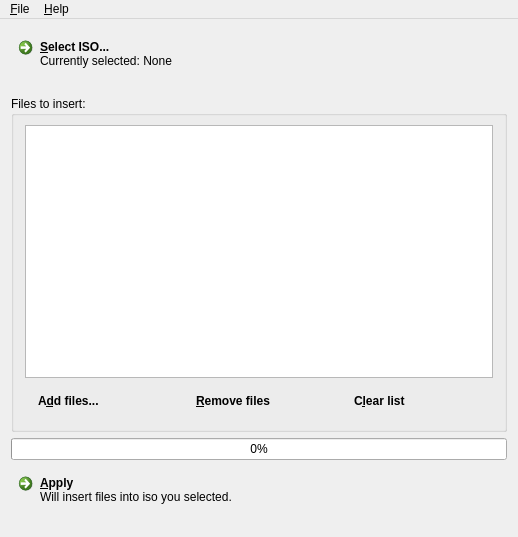
<?xml version="1.0" encoding="UTF-8"?>
<ui version="4.0">
 <class>MainWindow</class>
 <widget class="QMainWindow" name="MainWindow">
  <property name="geometry">
   <rect>
    <x>0</x>
    <y>0</y>
    <width>512</width>
    <height>537</height>
   </rect>
  </property>
  <property name="acceptDrops">
   <bool>true</bool>
  </property>
  <property name="windowTitle">
   <string>THE iDOLM@STER SP Patcher</string>
  </property>
  <property name="windowIcon">
   <iconset resource="resource.qrc">
    <normaloff>:/icons/imas.ico</normaloff>:/icons/imas.ico</iconset>
  </property>
  <property name="unifiedTitleAndToolBarOnMac">
   <bool>false</bool>
  </property>
  <widget class="QWidget" name="centralWidget">
   <layout class="QVBoxLayout" name="verticalLayout">
    <item>
     <widget class="QCommandLinkButton" name="selectIsoButton">
      <property name="sizePolicy">
       <sizepolicy hsizetype="Preferred" vsizetype="Expanding">
        <horstretch>0</horstretch>
        <verstretch>0</verstretch>
       </sizepolicy>
      </property>
      <property name="maximumSize">
       <size>
        <width>16777215</width>
        <height>60</height>
       </size>
      </property>
      <property name="text">
       <string>&amp;Select ISO...</string>
      </property>
      <property name="icon">
       <iconset resource="resource.qrc">
        <normaloff>:/icons/icons/500px-UMD.svg.png</normaloff>:/icons/icons/500px-UMD.svg.png</iconset>
      </property>
      <property name="iconSize">
       <size>
        <width>48</width>
        <height>48</height>
       </size>
      </property>
      <property name="description">
       <string>Currently selected: None</string>
      </property>
     </widget>
    </item>
    <item>
     <widget class="QGroupBox" name="groupBox">
      <property name="title">
       <string>Files to insert:</string>
      </property>
      <layout class="QVBoxLayout" name="verticalLayout_2">
       <property name="topMargin">
        <number>9</number>
       </property>
       <item>
        <widget class="QListWidget" name="listWidget">
         <property name="dragEnabled">
          <bool>true</bool>
         </property>
         <property name="dragDropOverwriteMode">
          <bool>true</bool>
         </property>
         <property name="selectionMode">
          <enum>QAbstractItemView::ExtendedSelection</enum>
         </property>
         <property name="movement">
          <enum>QListView::Static</enum>
         </property>
         <property name="viewMode">
          <enum>QListView::ListMode</enum>
         </property>
         <property name="uniformItemSizes">
          <bool>true</bool>
         </property>
        </widget>
       </item>
       <item>
        <layout class="QHBoxLayout" name="horizontalLayout">
         <item>
          <widget class="QCommandLinkButton" name="addFileButton">
           <property name="text">
            <string>A&amp;dd files...</string>
           </property>
           <property name="iconSize">
            <size>
             <width>0</width>
             <height>0</height>
            </size>
           </property>
          </widget>
         </item>
         <item>
          <widget class="QCommandLinkButton" name="removeFileButton">
           <property name="text">
            <string>&amp;Remove files</string>
           </property>
           <property name="iconSize">
            <size>
             <width>0</width>
             <height>0</height>
            </size>
           </property>
          </widget>
         </item>
         <item>
          <widget class="QCommandLinkButton" name="deleteFileButton">
           <property name="text">
            <string>C&amp;lear list</string>
           </property>
           <property name="iconSize">
            <size>
             <width>0</width>
             <height>0</height>
            </size>
           </property>
          </widget>
         </item>
        </layout>
       </item>
      </layout>
     </widget>
    </item>
    <item>
     <widget class="QProgressBar" name="progressBar">
      <property name="value">
       <number>0</number>
      </property>
     </widget>
    </item>
    <item>
     <widget class="QCommandLinkButton" name="doItButton">
      <property name="enabled">
       <bool>true</bool>
      </property>
      <property name="sizePolicy">
       <sizepolicy hsizetype="Preferred" vsizetype="Expanding">
        <horstretch>0</horstretch>
        <verstretch>0</verstretch>
       </sizepolicy>
      </property>
      <property name="maximumSize">
       <size>
        <width>16777215</width>
        <height>60</height>
       </size>
      </property>
      <property name="cursor">
       <cursorShape>ArrowCursor</cursorShape>
      </property>
      <property name="layoutDirection">
       <enum>Qt::LeftToRight</enum>
      </property>
      <property name="text">
       <string>&amp;Apply</string>
      </property>
      <property name="icon">
       <iconset resource="resource.qrc">
        <normaloff>:/icons/icons/work.png</normaloff>:/icons/icons/work.png</iconset>
      </property>
      <property name="iconSize">
       <size>
        <width>48</width>
        <height>48</height>
       </size>
      </property>
      <property name="description">
       <string>Will insert files into iso you selected.</string>
      </property>
     </widget>
    </item>
   </layout>
  </widget>
  <widget class="QMenuBar" name="menuBar">
   <property name="geometry">
    <rect>
     <x>0</x>
     <y>0</y>
     <width>512</width>
     <height>22</height>
    </rect>
   </property>
   <widget class="QMenu" name="menuFile">
    <property name="title">
     <string>&amp;File</string>
    </property>
    <addaction name="actionExit"/>
   </widget>
   <widget class="QMenu" name="menuHelp">
    <property name="title">
     <string>&amp;Help</string>
    </property>
    <addaction name="actionAbout"/>
   </widget>
   <addaction name="menuFile"/>
   <addaction name="menuHelp"/>
  </widget>
  <action name="actionAbout">
   <property name="text">
    <string>A&amp;bout imas-patcher...</string>
   </property>
   <property name="shortcut">
    <string>F1</string>
   </property>
   <property name="menuRole">
    <enum>QAction::AboutRole</enum>
   </property>
   <property name="iconVisibleInMenu">
    <bool>false</bool>
   </property>
  </action>
  <action name="actionExit">
   <property name="text">
    <string>Ex&amp;it</string>
   </property>
   <property name="shortcut">
    <string>Ctrl+Q</string>
   </property>
   <property name="shortcutContext">
    <enum>Qt::WindowShortcut</enum>
   </property>
   <property name="menuRole">
    <enum>QAction::QuitRole</enum>
   </property>
   <property name="iconVisibleInMenu">
    <bool>false</bool>
   </property>
  </action>
 </widget>
 <layoutdefault spacing="6" margin="11"/>
 <resources>
  <include location="resource.qrc"/>
 </resources>
 <connections/>
</ui>
